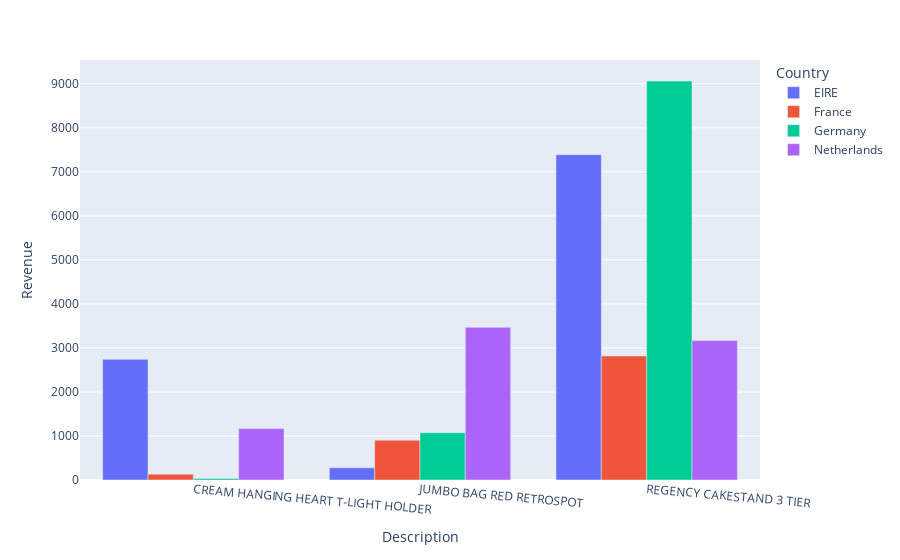

Source (notebook cell):
### Code cell
px.bar(data_5, x='Description', y='Revenue', color='Country', barmode='group').update_layout(xaxis_tickangle=5)

### Figure 1 — Plotly figure (JSON) as saved in the notebook; plotly's stock layout.template omitted (floating-point values rounded to 4 significant figures)
{"data": [{"alignmentgroup": "True", "hovertemplate": "Country=EIRE<br>Description=%{x}<br>Revenue=%{y}<extra></extra>", "legendgroup": "EIRE", "marker": {"color": "#636efa"}, "name": "EIRE", "offsetgroup": "EIRE", "orientation": "v", "showlegend": true, "textposition": "auto", "type": "bar", "x": ["CREAM HANGING HEART T-LIGHT HOLDER", "JUMBO BAG RED RETROSPOT", "REGENCY CAKESTAND 3 TIER"], "xaxis": "x", "y": [2741.0, 278.7, 7389.0], "yaxis": "y"}, {"alignmentgroup": "True", "hovertemplate": "Country=France<br>Description=%{x}<br>Revenue=%{y}<extra></extra>", "legendgroup": "France", "marker": {"color": "#EF553B"}, "name": "France", "offsetgroup": "France", "orientation": "v", "showlegend": true, "textposition": "auto", "type": "bar", "x": ["CREAM HANGING HEART T-LIGHT HOLDER", "JUMBO BAG RED RETROSPOT", "REGENCY CAKESTAND 3 TIER"], "xaxis": "x", "y": [131.8, 903.4, 2817.0], "yaxis": "y"}, {"alignmentgroup": "True", "hovertemplate": "Country=Germany<br>Description=%{x}<br>Revenue=%{y}<extra></extra>", "legendgroup": "Germany", "marker": {"color": "#00cc96"}, "name": "Germany", "offsetgroup": "Germany", "orientation": "v", "showlegend": true, "textposition": "auto", "type": "bar", "x": ["CREAM HANGING HEART T-LIGHT HOLDER", "JUMBO BAG RED RETROSPOT", "REGENCY CAKESTAND 3 TIER"], "xaxis": "x", "y": [35.4, 1073.0, 9062.0], "yaxis": "y"}, {"alignmentgroup": "True", "hovertemplate": "Country=Netherlands<br>Description=%{x}<br>Revenue=%{y}<extra></extra>", "legendgroup": "Netherlands", "marker": {"color": "#ab63fa"}, "name": "Netherlands", "offsetgroup": "Netherlands", "orientation": "v", "showlegend": true, "textposition": "auto", "type": "bar", "x": ["CREAM HANGING HEART T-LIGHT HOLDER", "JUMBO BAG RED RETROSPOT", "REGENCY CAKESTAND 3 TIER"], "xaxis": "x", "y": [1167, 3468, 3166.0], "yaxis": "y"}], "layout": {"barmode": "group", "legend": {"title": {"text": "Country"}, "tracegroupgap": 0}, "margin": {"t": 60}, "xaxis": {"anchor": "y", "domain": [0, 1], "tickangle": 5, "title": {"text": "Description"}}, "yaxis": {"anchor": "x", "domain": [0, 1], "title": {"text": "Revenue"}}}}
